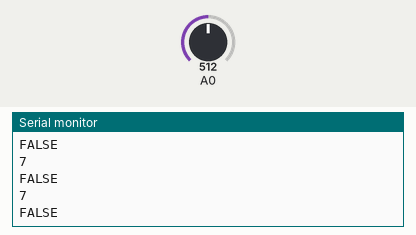
Recording of a sketch running on a simulated Arduino Uno, built with avr-gcc and run on an emulated ATmega328P. On the bench: the last lines printed to the serial monitor. The inputs (shaded band) are chosen by the test bench; at power-on: A0 = 512.

Above: at 1.2 s.
1.3 s: A0 set to 716
At 1.41 s:
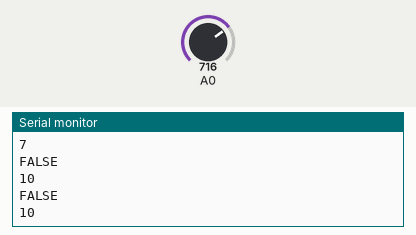
2.8 s: A0 set to 900
At 2.82 s:
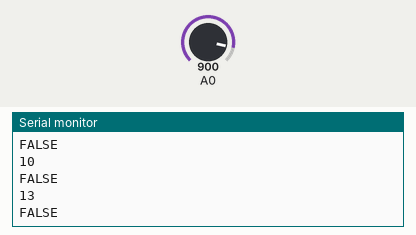
Timing chart, 0 to 5.8 s (numbered marks = the images above; inputs shaded):
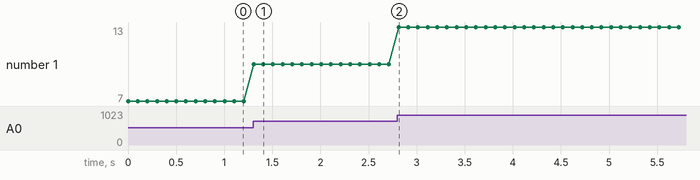

Measured:
- after the input at 1.3 s, the serial monitor: prints a new line at once (image 1)
- after the input at 2.8 s, the serial monitor: prints a new line at once (image 2)
- plotted number 1: 7 → 10 after the input at 1.3 s, 10 → 13 after the input at 2.8 s

The sketch:

WaterLevel.ino
```cpp
#define TESTMODE

#ifdef TESTMODE
#include "library\WaterlevelFake.h"
#endif

#ifndef TESTMODE
#include "library\WaterlevelFake.h"
#endif

#define WATERSENSOR 0 //Analog 0

void setup()
{
  Serial.begin(9600);
}

void loop()
{
  Serial.println(WaterLevel(WATERSENSOR));
  if (WaterCovered(WATERSENSOR))
    Serial.println("TRUE");
  else
    Serial.println("FALSE");
  delay(100);
}
```
